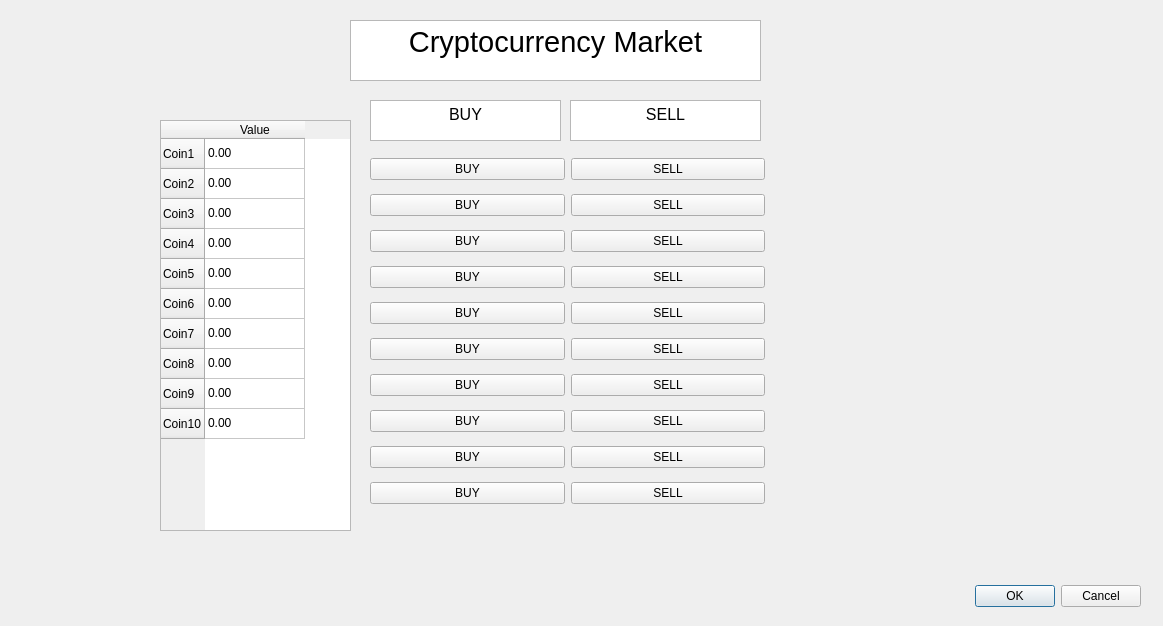
<?xml version="1.0" encoding="UTF-8"?>
<ui version="4.0">
 <class>Dialog</class>
 <widget class="QDialog" name="Dialog">
  <property name="geometry">
   <rect>
    <x>0</x>
    <y>0</y>
    <width>1163</width>
    <height>626</height>
   </rect>
  </property>
  <property name="windowTitle">
   <string>Dialog</string>
  </property>
  <widget class="QDialogButtonBox" name="buttonBox">
   <property name="geometry">
    <rect>
     <x>520</x>
     <y>580</y>
     <width>621</width>
     <height>32</height>
    </rect>
   </property>
   <property name="orientation">
    <enum>Qt::Horizontal</enum>
   </property>
   <property name="standardButtons">
    <set>QDialogButtonBox::Cancel|QDialogButtonBox::Ok</set>
   </property>
  </widget>
  <widget class="QTextEdit" name="textEdit">
   <property name="geometry">
    <rect>
     <x>350</x>
     <y>20</y>
     <width>411</width>
     <height>61</height>
    </rect>
   </property>
   <property name="html">
    <string>&lt;!DOCTYPE HTML PUBLIC &quot;-//W3C//DTD HTML 4.0//EN&quot; &quot;http://www.w3.org/TR/REC-html40/strict.dtd&quot;&gt;
&lt;html&gt;&lt;head&gt;&lt;meta name=&quot;qrichtext&quot; content=&quot;1&quot; /&gt;&lt;style type=&quot;text/css&quot;&gt;
p, li { white-space: pre-wrap; }
&lt;/style&gt;&lt;/head&gt;&lt;body style=&quot; font-family:'Gulim'; font-size:9pt; font-weight:400; font-style:normal;&quot;&gt;
&lt;p align=&quot;center&quot; style=&quot; margin-top:0px; margin-bottom:0px; margin-left:0px; margin-right:0px; -qt-block-indent:0; text-indent:0px;&quot;&gt;&lt;span style=&quot; font-size:22pt;&quot;&gt;Cryptocurrency Market&lt;/span&gt;&lt;/p&gt;&lt;/body&gt;&lt;/html&gt;</string>
   </property>
  </widget>
  <widget class="QTableWidget" name="tableWidget">
   <property name="geometry">
    <rect>
     <x>160</x>
     <y>120</y>
     <width>191</width>
     <height>411</height>
    </rect>
   </property>
   <row>
    <property name="text">
     <string>Coin1</string>
    </property>
   </row>
   <row>
    <property name="text">
     <string>Coin2</string>
    </property>
   </row>
   <row>
    <property name="text">
     <string>Coin3</string>
    </property>
   </row>
   <row>
    <property name="text">
     <string>Coin4</string>
    </property>
   </row>
   <row>
    <property name="text">
     <string>Coin5</string>
    </property>
   </row>
   <row>
    <property name="text">
     <string>Coin6</string>
    </property>
   </row>
   <row>
    <property name="text">
     <string>Coin7</string>
    </property>
   </row>
   <row>
    <property name="text">
     <string>Coin8</string>
    </property>
   </row>
   <row>
    <property name="text">
     <string>Coin9</string>
    </property>
   </row>
   <row>
    <property name="text">
     <string>Coin10</string>
    </property>
   </row>
   <column>
    <property name="text">
     <string>Value</string>
    </property>
   </column>
   <item row="0" column="0">
    <property name="text">
     <string>0.00</string>
    </property>
   </item>
   <item row="1" column="0">
    <property name="text">
     <string>0.00</string>
    </property>
   </item>
   <item row="2" column="0">
    <property name="text">
     <string>0.00</string>
    </property>
   </item>
   <item row="3" column="0">
    <property name="text">
     <string>0.00</string>
    </property>
   </item>
   <item row="4" column="0">
    <property name="text">
     <string>0.00</string>
    </property>
   </item>
   <item row="5" column="0">
    <property name="text">
     <string>0.00</string>
    </property>
   </item>
   <item row="6" column="0">
    <property name="text">
     <string>0.00</string>
    </property>
   </item>
   <item row="7" column="0">
    <property name="text">
     <string>0.00</string>
    </property>
   </item>
   <item row="8" column="0">
    <property name="text">
     <string>0.00</string>
    </property>
   </item>
   <item row="9" column="0">
    <property name="text">
     <string>0.00</string>
    </property>
   </item>
  </widget>
  <widget class="QWidget" name="gridLayoutWidget">
   <property name="geometry">
    <rect>
     <x>370</x>
     <y>150</y>
     <width>395</width>
     <height>371</height>
    </rect>
   </property>
   <layout class="QGridLayout" name="gridLayout">
    <item row="6" column="0">
     <widget class="QPushButton" name="pushButton_13">
      <property name="text">
       <string>BUY</string>
      </property>
     </widget>
    </item>
    <item row="2" column="1">
     <widget class="QPushButton" name="pushButton_7">
      <property name="text">
       <string>SELL</string>
      </property>
     </widget>
    </item>
    <item row="0" column="1">
     <widget class="QPushButton" name="pushButton_2">
      <property name="text">
       <string>SELL</string>
      </property>
     </widget>
    </item>
    <item row="8" column="1">
     <widget class="QPushButton" name="pushButton_16">
      <property name="text">
       <string>SELL</string>
      </property>
     </widget>
    </item>
    <item row="3" column="0">
     <widget class="QPushButton" name="pushButton_6">
      <property name="text">
       <string>BUY</string>
      </property>
     </widget>
    </item>
    <item row="7" column="1">
     <widget class="QPushButton" name="pushButton_18">
      <property name="text">
       <string>SELL</string>
      </property>
     </widget>
    </item>
    <item row="7" column="0">
     <widget class="QPushButton" name="pushButton_17">
      <property name="text">
       <string>BUY</string>
      </property>
     </widget>
    </item>
    <item row="1" column="1">
     <widget class="QPushButton" name="pushButton_4">
      <property name="text">
       <string>SELL</string>
      </property>
     </widget>
    </item>
    <item row="8" column="0">
     <widget class="QPushButton" name="pushButton_15">
      <property name="text">
       <string>BUY</string>
      </property>
     </widget>
    </item>
    <item row="6" column="1">
     <widget class="QPushButton" name="pushButton_14">
      <property name="text">
       <string>SELL</string>
      </property>
     </widget>
    </item>
    <item row="5" column="0">
     <widget class="QPushButton" name="pushButton_11">
      <property name="text">
       <string>BUY</string>
      </property>
     </widget>
    </item>
    <item row="4" column="0">
     <widget class="QPushButton" name="pushButton_9">
      <property name="text">
       <string>BUY</string>
      </property>
     </widget>
    </item>
    <item row="4" column="1">
     <widget class="QPushButton" name="pushButton_10">
      <property name="text">
       <string>SELL</string>
      </property>
     </widget>
    </item>
    <item row="2" column="0">
     <widget class="QPushButton" name="pushButton_5">
      <property name="text">
       <string>BUY</string>
      </property>
     </widget>
    </item>
    <item row="5" column="1">
     <widget class="QPushButton" name="pushButton_12">
      <property name="text">
       <string>SELL</string>
      </property>
     </widget>
    </item>
    <item row="0" column="0">
     <widget class="QPushButton" name="pushButton">
      <property name="text">
       <string>BUY</string>
      </property>
     </widget>
    </item>
    <item row="3" column="1">
     <widget class="QPushButton" name="pushButton_8">
      <property name="text">
       <string>SELL</string>
      </property>
     </widget>
    </item>
    <item row="1" column="0">
     <widget class="QPushButton" name="pushButton_3">
      <property name="text">
       <string>BUY</string>
      </property>
     </widget>
    </item>
    <item row="9" column="0">
     <widget class="QPushButton" name="pushButton_19">
      <property name="text">
       <string>BUY</string>
      </property>
     </widget>
    </item>
    <item row="9" column="1">
     <widget class="QPushButton" name="pushButton_20">
      <property name="text">
       <string>SELL</string>
      </property>
     </widget>
    </item>
   </layout>
  </widget>
  <widget class="QTextEdit" name="textEdit_2">
   <property name="geometry">
    <rect>
     <x>370</x>
     <y>100</y>
     <width>191</width>
     <height>41</height>
    </rect>
   </property>
   <property name="html">
    <string>&lt;!DOCTYPE HTML PUBLIC &quot;-//W3C//DTD HTML 4.0//EN&quot; &quot;http://www.w3.org/TR/REC-html40/strict.dtd&quot;&gt;
&lt;html&gt;&lt;head&gt;&lt;meta name=&quot;qrichtext&quot; content=&quot;1&quot; /&gt;&lt;style type=&quot;text/css&quot;&gt;
p, li { white-space: pre-wrap; }
&lt;/style&gt;&lt;/head&gt;&lt;body style=&quot; font-family:'Gulim'; font-size:9pt; font-weight:400; font-style:normal;&quot;&gt;
&lt;p align=&quot;center&quot; style=&quot; margin-top:0px; margin-bottom:0px; margin-left:0px; margin-right:0px; -qt-block-indent:0; text-indent:0px;&quot;&gt;&lt;span style=&quot; font-size:12pt;&quot;&gt;BUY&lt;/span&gt;&lt;/p&gt;&lt;/body&gt;&lt;/html&gt;</string>
   </property>
  </widget>
  <widget class="QTextEdit" name="textEdit_3">
   <property name="geometry">
    <rect>
     <x>570</x>
     <y>100</y>
     <width>191</width>
     <height>41</height>
    </rect>
   </property>
   <property name="html">
    <string>&lt;!DOCTYPE HTML PUBLIC &quot;-//W3C//DTD HTML 4.0//EN&quot; &quot;http://www.w3.org/TR/REC-html40/strict.dtd&quot;&gt;
&lt;html&gt;&lt;head&gt;&lt;meta name=&quot;qrichtext&quot; content=&quot;1&quot; /&gt;&lt;style type=&quot;text/css&quot;&gt;
p, li { white-space: pre-wrap; }
&lt;/style&gt;&lt;/head&gt;&lt;body style=&quot; font-family:'Gulim'; font-size:9pt; font-weight:400; font-style:normal;&quot;&gt;
&lt;p align=&quot;center&quot; style=&quot; margin-top:0px; margin-bottom:0px; margin-left:0px; margin-right:0px; -qt-block-indent:0; text-indent:0px;&quot;&gt;&lt;span style=&quot; font-size:12pt;&quot;&gt;SELL&lt;/span&gt;&lt;/p&gt;&lt;/body&gt;&lt;/html&gt;</string>
   </property>
  </widget>
 </widget>
 <resources/>
 <connections>
  <connection>
   <sender>buttonBox</sender>
   <signal>accepted()</signal>
   <receiver>Dialog</receiver>
   <slot>accept()</slot>
   <hints>
    <hint type="sourcelabel">
     <x>248</x>
     <y>254</y>
    </hint>
    <hint type="destinationlabel">
     <x>157</x>
     <y>274</y>
    </hint>
   </hints>
  </connection>
  <connection>
   <sender>buttonBox</sender>
   <signal>rejected()</signal>
   <receiver>Dialog</receiver>
   <slot>reject()</slot>
   <hints>
    <hint type="sourcelabel">
     <x>316</x>
     <y>260</y>
    </hint>
    <hint type="destinationlabel">
     <x>286</x>
     <y>274</y>
    </hint>
   </hints>
  </connection>
 </connections>
</ui>
